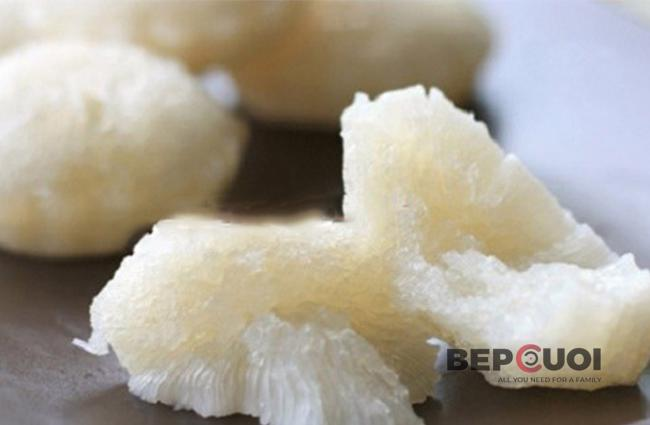
#> input picture dataset_split/train/banh_bo/banh_bo103.jpg, 650 x 425 px; its folder holds only this picture in this run
$ python generate_overview.py
#> lines starting #> are read from the running program, lines starting #| are printed output that depends on the picture
import os
from pathlib import Path
from PIL import Image, ImageDraw, ImageFont, ImageOps, ImageFilter

def create_overview(dark_mode=False, output_path="overview.png"):
#> called with dark_mode = False
    dataset_dir = Path(r"C:\Users\phu14\Downloads\archive\dataset")

    classes_info = [
        {"id": "banh_bo", "name": "Bánh Bò", "en": "Steamed Rice Cake", "img": "banh_bo154.jpg", "count": 300},
        {"id": "banh_bot_loc", "name": "Bánh Bột Lọc", "en": "Clear Tapioca Dumpling", "img": "banh_bot_loc117.jpg", "count": 300},
        {"id": "banh_cong", "name": "Bánh Cống", "en": "Soc Trang Fried Cake", "img": "banh_cong153.jpg", "count": 232},
        {"id": "banh_da_lon", "name": "Bánh Da Lợn", "en": "Steamed Layer Cake", "img": "banh_da_lon144.jpg", "count": 300},
        {"id": "banh_khot", "name": "Bánh Khọt", "en": "Mini Savory Pancakes", "img": "banh_khot145.jpg", "count": 300},
        {"id": "banh_mi", "name": "Bánh Mì", "en": "Vietnamese Baguette", "img": "BanhMi142.jpg", "count": 300},
        {"id": "banh_tai_heo", "name": "Bánh Tai Heo", "en": "Pig Ear Biscuits", "img": "banh_tai_heo123.jpg", "count": 300},
        {"id": "banh_tieu", "name": "Bánh Tiêu", "en": "Hollow Sesame Donut", "img": "banh_tieu104.jpg", "count": 286},
        {"id": "banh_trung_thu", "name": "Bánh Trung Thu", "en": "Mooncake", "img": "banh_trung_thu110.jpg", "count": 247},
        {"id": "banh_xeo", "name": "Bánh Xèo", "en": "Crispy Sizzling Crepe", "img": "banh_xeo130.jpg", "count": 300},
    ]

    # Canvas dimensions: 2 rows x 5 columns
    cols = 5
    rows = 2

    card_w = 420
    card_h = 500
    img_size = 380  # inner photo square

    pad_x = 35
    pad_y = 35
    margin_top = 220
    margin_bottom = 120
    margin_left = 60
    margin_right = 60

    width = margin_left + cols * card_w + (cols - 1) * pad_x + margin_right
    height = margin_top + rows * card_h + (rows - 1) * pad_y + margin_bottom

    # Palette
    if dark_mode:
        bg_color = (15, 23, 42)          # Slate 900
        card_bg = (30, 41, 59)           # Slate 800
        card_border = (51, 65, 85)       # Slate 700
        text_primary = (248, 250, 252)   # Slate 50
        text_secondary = (148, 163, 184) # Slate 400
        badge_bg = (234, 88, 12)         # Primary Orange
        badge_text = (255, 255, 255)
        tag_bg = (15, 23, 42)
        tag_text = (56, 189, 248)        # Sky 400
        header_color = (255, 255, 255)
        sub_color = (148, 163, 184)
    else:
        bg_color = (248, 250, 252)       # Slate 50
        card_bg = (255, 255, 255)        # Pure White
        card_border = (226, 232, 240)    # Slate 200
        text_primary = (15, 23, 42)      # Slate 900
        text_secondary = (100, 116, 139) # Slate 500
        badge_bg = (234, 88, 12)         # Orange 600
        badge_text = (255, 255, 255)
        tag_bg = (241, 245, 249)         # Slate 100
        tag_text = (2, 132, 199)         # Sky 600
        header_color = (15, 23, 42)
        sub_color = (71, 85, 105)

    img = Image.new("RGB", (width, height), bg_color)
    draw = ImageDraw.Draw(img)

    # Fonts
    font_path = "C:/Windows/Fonts/segoeui.ttf"
    font_bold_path = "C:/Windows/Fonts/segoeuib.ttf"
    if not os.path.exists(font_bold_path):
        font_bold_path = "C:/Windows/Fonts/arialbd.ttf"
        font_path = "C:/Windows/Fonts/arial.ttf"

    font_title = ImageFont.truetype(font_bold_path, 54)
    font_subtitle = ImageFont.truetype(font_path, 26)
    font_card_title = ImageFont.truetype(font_bold_path, 28)
    font_card_sub = ImageFont.truetype(font_path, 20)
    font_badge = ImageFont.truetype(font_bold_path, 18)
    font_tag = ImageFont.truetype(font_bold_path, 17)
    font_footer = ImageFont.truetype(font_path, 22)

    # 1. Header Banner
    title_text = "HÌNH TỔNG QUAN 10 LỚP MÓN ĂN ĐƯỢC HỆ THỐNG NHẬN DIỆN"
    # Measure text
    bbox = draw.textbbox((0, 0), title_text, font=font_title)
#> bbox = (0, -5, 1770, 61)
    tw = bbox[2] - bbox[0]
#> tw = 1770
    draw.text(((width - tw) // 2, 50), title_text, fill=header_color, font=font_title)

    sub_text = "Tập dữ liệu nhận diện món ăn truyền thống Việt Nam (10 Vietnamese Traditional Food Classes Dataset)"
    sbbox = draw.textbbox((0, 0), sub_text, font=font_subtitle)
#> sbbox = (-1, 4, 1349, 30)
    stw = sbbox[2] - sbbox[0]
#> stw = 1350
    draw.text(((width - stw) // 2, 125), sub_text, fill=sub_color, font=font_subtitle)

    # Accent decorative line under header
    line_w = 600
    line_x = (width - line_w) // 2
    draw.line([(line_x, 175), (line_x + line_w, 175)], fill=(234, 88, 12), width=4)

    # 2. Render Cards
    for idx, item in enumerate(classes_info):
        r = idx // cols
        c = idx % cols

        x0 = margin_left + c * (card_w + pad_x)
        y0 = margin_top + r * (card_h + pad_y)
        x1 = x0 + card_w
        y1 = y0 + card_h

        # Card container with rounded rectangle
        draw.rounded_rectangle([x0, y0, x1, y1], radius=20, fill=card_bg, outline=card_border, width=2)

        # Load and center-crop food image
        img_file = dataset_dir / item["id"] / item["img"]
        if not img_file.exists():
            # fallback to first image in directory
            img_file = next((dataset_dir / item["id"]).glob("*.*"))

        with Image.open(img_file) as f_img:
#> f_img is the input picture: PIL image 650x425 RGB; mean R, G, B 169.7, 162.4, 149.1
            f_img = f_img.convert("RGB")
            # Square center crop
            w, h = f_img.size
#> w = 650; h = 425
            min_dim = min(w, h)
#> min_dim = 425
            left = (w - min_dim) // 2
#> left = 112
            top = (h - min_dim) // 2
#> top = 0
            f_crop = f_img.crop((left, top, left + min_dim, top + min_dim))
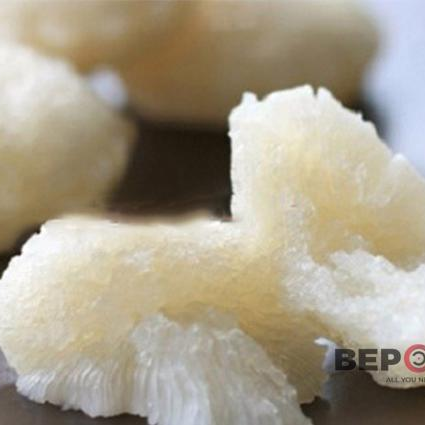
#> f_crop: PIL image 425x425 RGB; mean R, G, B 167.2, 157.9, 138.9
            f_crop = f_crop.resize((img_size, img_size), Image.Resampling.LANCZOS)
#> f_crop: PIL image 380x380 RGB

            # Mask with rounded corners for photo
            mask = Image.new("L", (img_size, img_size), 0)
#> mask: PIL image 380x380 L; every value is 0
            mask_draw = ImageDraw.Draw(mask)
            mask_draw.rounded_rectangle([0, 0, img_size, img_size], radius=14, fill=255)

            # Paste photo onto canvas
            photo_x = x0 + (card_w - img_size) // 2
            photo_y = y0 + 20
            img.paste(f_crop, (photo_x, photo_y), mask)
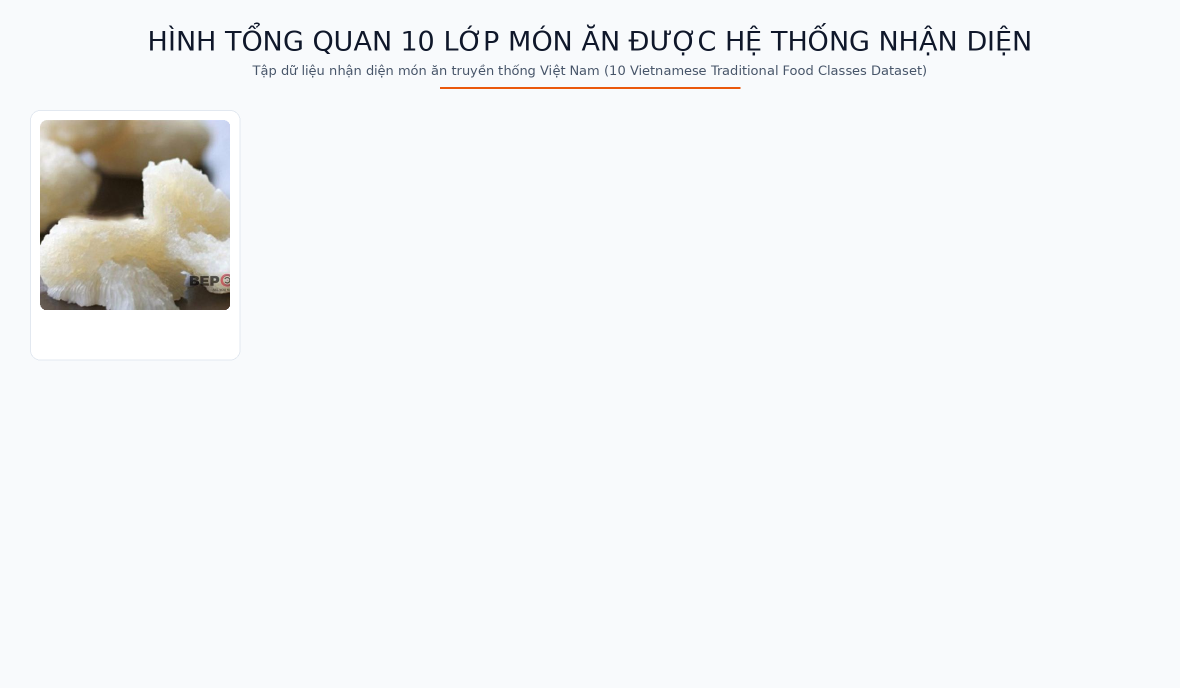
#> img: PIL image 2360x1375 RGB (shown at 1/2 size); mean R, G, B 242.6, 244.1, 245.2

        # Number Badge overlay on image (top left of photo)
        badge_w, badge_h = 95, 34
        bx0 = photo_x + 12
        by0 = photo_y + 12
        draw.rounded_rectangle([bx0, by0, bx0 + badge_w, by0 + badge_h], radius=10, fill=badge_bg)
        badge_lbl = f"Lớp #{idx+1:02d}"
        bb = draw.textbbox((0, 0), badge_lbl, font=font_badge)
#> bb = (0, 3, 76, 21)
        draw.text((bx0 + (badge_w - (bb[2] - bb[0])) // 2, by0 + 6), badge_lbl, fill=badge_text, font=font_badge)

        # Text below photo: Vietnamese Name
        text_y = photo_y + img_size + 16
        name_str = item["name"]
        nb = draw.textbbox((0, 0), name_str, font=font_card_title)
#> nb = (0, 4, 117, 26)
        draw.text((x0 + (card_w - (nb[2] - nb[0])) // 2, text_y), name_str, fill=text_primary, font=font_card_title)

        # Sub-info row: Code ID & Sample Count tag
        info_str = f"{item['id']}  •  {item['count']} ảnh"
        ib = draw.textbbox((0, 0), info_str, font=font_card_sub)
#> ib = (0, 3, 205, 24)
        draw.text((x0 + (card_w - (ib[2] - ib[0])) // 2, text_y + 36), info_str, fill=text_secondary, font=font_card_sub)

    # 3. Footer info
    footer_text = "Hệ thống Nhận diện Thị giác Máy tính AI  |  Tổng mẫu: 2,865 ảnh (10 lớp)  |  Phân bố: 70% Train - 15% Val - 15% Test  |  YOLOv8s & Custom CNN"
    fb = draw.textbbox((0, 0), footer_text, font=font_footer)
    fw = fb[2] - fb[0]
    draw.text(((width - fw) // 2, height - 70), footer_text, fill=text_secondary, font=font_footer)

    img.save(output_path, quality=95)
    print(f"Đã tạo thành công: {output_path} ({width}x{height}px)")

if __name__ == "__main__":
#> (the run stopped early here; a loop or call above may not have finished)
